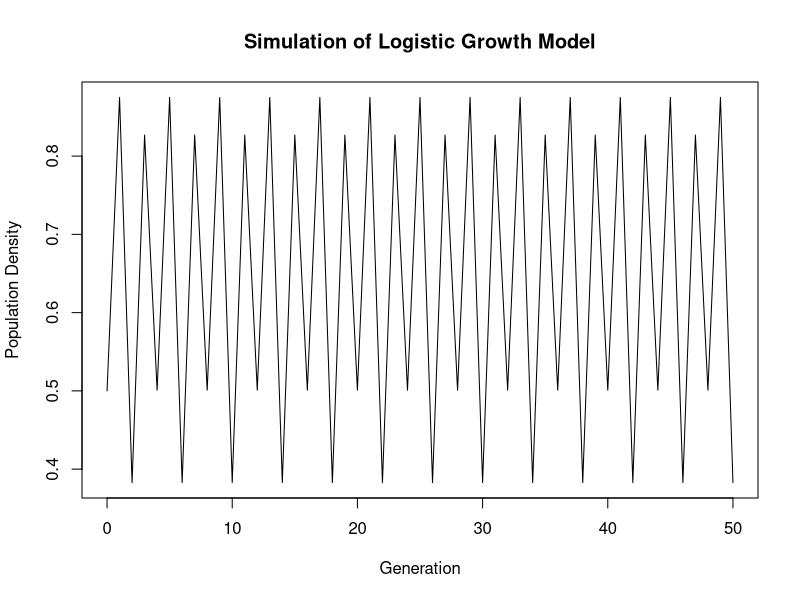

Source code (R):
# alterable parameters
init_x = 0.5
r = 3.5
num_iterations = 50

i = 0
x = init_x

populations = c(x)
iterations = c(i)

while(i < num_iterations) {
  x = r * x * (1 - x)
  i = i + 1
  populations = c(populations, x)
  iterations = c(iterations, i)
}

plot(iterations, populations, xlab = "Generation", ylab = "Population Density", main = "Simulation of Logistic Growth Model", type="l")